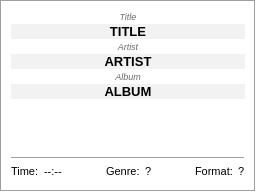
          <widget class="QStackedWidget" name="DisplayWidget">
           <property name="currentIndex">
            <number>1</number>
           </property>
           <widget class="QWidget" name="page">
            <layout class="QVBoxLayout" name="verticalLayout_3">
             <property name="spacing">
              <number>0</number>
             </property>
             <property name="leftMargin">
              <number>0</number>
             </property>
             <property name="topMargin">
              <number>0</number>
             </property>
             <property name="rightMargin">
              <number>0</number>
             </property>
             <property name="bottomMargin">
              <number>0</number>
             </property>
             <item>
              <widget class="QListWidget" name="listWidget">
               <property name="iconSize">
                <size>
                 <width>16</width>
                 <height>16</height>
                </size>
               </property>
              </widget>
             </item>
            </layout>
           </widget>
           <widget class="QWidget" name="page_2">
            <layout class="QVBoxLayout" name="verticalLayout_2">
             <property name="spacing">
              <number>0</number>
             </property>
             <property name="leftMargin">
              <number>0</number>
             </property>
             <property name="topMargin">
              <number>0</number>
             </property>
             <property name="rightMargin">
              <number>0</number>
             </property>
             <property name="bottomMargin">
              <number>0</number>
             </property>
             <item>
              <widget class="QFrame" name="PlayWindowFrame">
               <property name="palette">
                <palette>
                 <active>
                  <colorrole role="Base">
                   <brush brushstyle="SolidPattern">
                    <color alpha="255">
                     <red>255</red>
                     <green>255</green>
                     <blue>255</blue>
                    </color>
                   </brush>
                  </colorrole>
                  <colorrole role="Window">
                   <brush brushstyle="SolidPattern">
                    <color alpha="255">
                     <red>255</red>
                     <green>255</green>
                     <blue>255</blue>
                    </color>
                   </brush>
                  </colorrole>
                 </active>
                 <inactive>
                  <colorrole role="Base">
                   <brush brushstyle="SolidPattern">
                    <color alpha="255">
                     <red>255</red>
                     <green>255</green>
                     <blue>255</blue>
                    </color>
                   </brush>
                  </colorrole>
                  <colorrole role="Window">
                   <brush brushstyle="SolidPattern">
                    <color alpha="255">
                     <red>255</red>
                     <green>255</green>
                     <blue>255</blue>
                    </color>
                   </brush>
                  </colorrole>
                 </inactive>
                 <disabled>
                  <colorrole role="Base">
                   <brush brushstyle="SolidPattern">
                    <color alpha="255">
                     <red>255</red>
                     <green>255</green>
                     <blue>255</blue>
                    </color>
                   </brush>
                  </colorrole>
                  <colorrole role="Window">
                   <brush brushstyle="SolidPattern">
                    <color alpha="255">
                     <red>255</red>
                     <green>255</green>
                     <blue>255</blue>
                    </color>
                   </brush>
                  </colorrole>
                 </disabled>
                </palette>
               </property>
               <property name="autoFillBackground">
                <bool>true</bool>
               </property>
               <property name="frameShape">
                <enum>QFrame::Box</enum>
               </property>
               <property name="frameShadow">
                <enum>QFrame::Sunken</enum>
               </property>
               <layout class="QVBoxLayout" name="verticalLayout">
                <property name="spacing">
                 <number>2</number>
                </property>
                <item>
                 <widget class="QLabel" name="titleLabel">
                  <property name="palette">
                   <palette>
                    <active>
                     <colorrole role="WindowText">
                      <brush brushstyle="SolidPattern">
                       <color alpha="255">
                        <red>106</red>
                        <green>106</green>
                        <blue>106</blue>
                       </color>
                      </brush>
                     </colorrole>
                    </active>
                    <inactive>
                     <colorrole role="WindowText">
                      <brush brushstyle="SolidPattern">
                       <color alpha="255">
                        <red>106</red>
                        <green>106</green>
                        <blue>106</blue>
                       </color>
                      </brush>
                     </colorrole>
                    </inactive>
                    <disabled>
                     <colorrole role="WindowText">
                      <brush brushstyle="SolidPattern">
                       <color alpha="255">
                        <red>120</red>
                        <green>120</green>
                        <blue>120</blue>
                       </color>
                      </brush>
                     </colorrole>
                    </disabled>
                   </palette>
                  </property>
                  <property name="font">
                   <font>
                    <pointsize>7</pointsize>
                    <italic>true</italic>
                   </font>
                  </property>
                  <property name="text">
                   <string>Title</string>
                  </property>
                  <property name="alignment">
                   <set>Qt::AlignCenter</set>
                  </property>
                 </widget>
                </item>
                <item>
                 <widget class="QLabel" name="TitleLabel">
                  <property name="palette">
                   <palette>
                    <active>
                     <colorrole role="Base">
                      <brush brushstyle="SolidPattern">
                       <color alpha="255">
                        <red>242</red>
                        <green>242</green>
                        <blue>242</blue>
                       </color>
                      </brush>
                     </colorrole>
                     <colorrole role="Window">
                      <brush brushstyle="SolidPattern">
                       <color alpha="255">
                        <red>242</red>
                        <green>242</green>
                        <blue>242</blue>
                       </color>
                      </brush>
                     </colorrole>
                    </active>
                    <inactive>
                     <colorrole role="Base">
                      <brush brushstyle="SolidPattern">
                       <color alpha="255">
                        <red>242</red>
                        <green>242</green>
                        <blue>242</blue>
                       </color>
                      </brush>
                     </colorrole>
                     <colorrole role="Window">
                      <brush brushstyle="SolidPattern">
                       <color alpha="255">
                        <red>242</red>
                        <green>242</green>
                        <blue>242</blue>
                       </color>
                      </brush>
                     </colorrole>
                    </inactive>
                    <disabled>
                     <colorrole role="Base">
                      <brush brushstyle="SolidPattern">
                       <color alpha="255">
                        <red>242</red>
                        <green>242</green>
                        <blue>242</blue>
                       </color>
                      </brush>
                     </colorrole>
                     <colorrole role="Window">
                      <brush brushstyle="SolidPattern">
                       <color alpha="255">
                        <red>242</red>
                        <green>242</green>
                        <blue>242</blue>
                       </color>
                      </brush>
                     </colorrole>
                    </disabled>
                   </palette>
                  </property>
                  <property name="font">
                   <font>
                    <pointsize>10</pointsize>
                    <weight>75</weight>
                    <bold>true</bold>
                   </font>
                  </property>
                  <property name="autoFillBackground">
                   <bool>true</bool>
                  </property>
                  <property name="text">
                   <string>TITLE</string>
                  </property>
                  <property name="alignment">
                   <set>Qt::AlignCenter</set>
                  </property>
                  <property name="margin">
                   <number>5</number>
                  </property>
                 </widget>
                </item>
                <item>
                 <widget class="QLabel" name="artistLabel">
                  <property name="palette">
                   <palette>
                    <active>
                     <colorrole role="WindowText">
                      <brush brushstyle="SolidPattern">
                       <color alpha="255">
                        <red>106</red>
                        <green>106</green>
                        <blue>106</blue>
                       </color>
                      </brush>
                     </colorrole>
                    </active>
                    <inactive>
                     <colorrole role="WindowText">
                      <brush brushstyle="SolidPattern">
                       <color alpha="255">
                        <red>106</red>
                        <green>106</green>
                        <blue>106</blue>
                       </color>
                      </brush>
                     </colorrole>
                    </inactive>
                    <disabled>
                     <colorrole role="WindowText">
                      <brush brushstyle="SolidPattern">
                       <color alpha="255">
                        <red>120</red>
                        <green>120</green>
                        <blue>120</blue>
                       </color>
                      </brush>
                     </colorrole>
                    </disabled>
                   </palette>
                  </property>
                  <property name="font">
                   <font>
                    <pointsize>7</pointsize>
                    <italic>true</italic>
                   </font>
                  </property>
                  <property name="text">
                   <string>Artist</string>
                  </property>
                  <property name="alignment">
                   <set>Qt::AlignCenter</set>
                  </property>
                 </widget>
                </item>
                <item>
                 <widget class="QLabel" name="ArtistLabel">
                  <property name="palette">
                   <palette>
                    <active>
                     <colorrole role="Base">
                      <brush brushstyle="SolidPattern">
                       <color alpha="255">
                        <red>242</red>
                        <green>242</green>
                        <blue>242</blue>
                       </color>
                      </brush>
                     </colorrole>
                     <colorrole role="Window">
                      <brush brushstyle="SolidPattern">
                       <color alpha="255">
                        <red>242</red>
                        <green>242</green>
                        <blue>242</blue>
                       </color>
                      </brush>
                     </colorrole>
                    </active>
                    <inactive>
                     <colorrole role="Base">
                      <brush brushstyle="SolidPattern">
                       <color alpha="255">
                        <red>242</red>
                        <green>242</green>
                        <blue>242</blue>
                       </color>
                      </brush>
                     </colorrole>
                     <colorrole role="Window">
                      <brush brushstyle="SolidPattern">
                       <color alpha="255">
                        <red>242</red>
                        <green>242</green>
                        <blue>242</blue>
                       </color>
                      </brush>
                     </colorrole>
                    </inactive>
                    <disabled>
                     <colorrole role="Base">
                      <brush brushstyle="SolidPattern">
                       <color alpha="255">
                        <red>242</red>
                        <green>242</green>
                        <blue>242</blue>
                       </color>
                      </brush>
                     </colorrole>
                     <colorrole role="Window">
                      <brush brushstyle="SolidPattern">
                       <color alpha="255">
                        <red>242</red>
                        <green>242</green>
                        <blue>242</blue>
                       </color>
                      </brush>
                     </colorrole>
                    </disabled>
                   </palette>
                  </property>
                  <property name="font">
                   <font>
                    <pointsize>10</pointsize>
                    <weight>75</weight>
                    <bold>true</bold>
                   </font>
                  </property>
                  <property name="autoFillBackground">
                   <bool>true</bool>
                  </property>
                  <property name="text">
                   <string>ARTIST</string>
                  </property>
                  <property name="alignment">
                   <set>Qt::AlignCenter</set>
                  </property>
                  <property name="margin">
                   <number>5</number>
                  </property>
                 </widget>
                </item>
                <item>
                 <widget class="QLabel" name="albumLabel">
                  <property name="palette">
                   <palette>
                    <active>
                     <colorrole role="WindowText">
                      <brush brushstyle="SolidPattern">
                       <color alpha="255">
                        <red>106</red>
                        <green>106</green>
                        <blue>106</blue>
                       </color>
                      </brush>
                     </colorrole>
                    </active>
                    <inactive>
                     <colorrole role="WindowText">
                      <brush brushstyle="SolidPattern">
                       <color alpha="255">
                        <red>106</red>
                        <green>106</green>
                        <blue>106</blue>
                       </color>
                      </brush>
                     </colorrole>
                    </inactive>
                    <disabled>
                     <colorrole role="WindowText">
                      <brush brushstyle="SolidPattern">
                       <color alpha="255">
                        <red>120</red>
                        <green>120</green>
                        <blue>120</blue>
                       </color>
                      </brush>
                     </colorrole>
                    </disabled>
                   </palette>
                  </property>
                  <property name="font">
                   <font>
                    <pointsize>7</pointsize>
                    <italic>true</italic>
                   </font>
                  </property>
                  <property name="text">
                   <string>Album</string>
                  </property>
                  <property name="alignment">
                   <set>Qt::AlignCenter</set>
                  </property>
                 </widget>
                </item>
                <item>
                 <widget class="QLabel" name="AlbumLabel">
                  <property name="palette">
                   <palette>
                    <active>
                     <colorrole role="Base">
                      <brush brushstyle="SolidPattern">
                       <color alpha="255">
                        <red>242</red>
                        <green>242</green>
                        <blue>242</blue>
                       </color>
                      </brush>
                     </colorrole>
                     <colorrole role="Window">
                      <brush brushstyle="SolidPattern">
                       <color alpha="255">
                        <red>242</red>
                        <green>242</green>
                        <blue>242</blue>
                       </color>
                      </brush>
                     </colorrole>
                    </active>
                    <inactive>
                     <colorrole role="Base">
                      <brush brushstyle="SolidPattern">
                       <color alpha="255">
                        <red>242</red>
                        <green>242</green>
                        <blue>242</blue>
                       </color>
                      </brush>
                     </colorrole>
                     <colorrole role="Window">
                      <brush brushstyle="SolidPattern">
                       <color alpha="255">
                        <red>242</red>
                        <green>242</green>
                        <blue>242</blue>
                       </color>
                      </brush>
                     </colorrole>
                    </inactive>
                    <disabled>
                     <colorrole role="Base">
                      <brush brushstyle="SolidPattern">
                       <color alpha="255">
                        <red>242</red>
                        <green>242</green>
                        <blue>242</blue>
                       </color>
                      </brush>
                     </colorrole>
                     <colorrole role="Window">
                      <brush brushstyle="SolidPattern">
                       <color alpha="255">
                        <red>242</red>
                        <green>242</green>
                        <blue>242</blue>
                       </color>
                      </brush>
                     </colorrole>
                    </disabled>
                   </palette>
                  </property>
                  <property name="font">
                   <font>
                    <pointsize>10</pointsize>
                    <weight>75</weight>
                    <bold>true</bold>
                   </font>
                  </property>
                  <property name="autoFillBackground">
                   <bool>true</bool>
                  </property>
                  <property name="text">
                   <string>ALBUM</string>
                  </property>
                  <property name="alignment">
                   <set>Qt::AlignCenter</set>
                  </property>
                  <property name="margin">
                   <number>5</number>
                  </property>
                 </widget>
                </item>
                <item>
                 <spacer name="verticalSpacer_3">
                  <property name="orientation">
                   <enum>Qt::Vertical</enum>
                  </property>
                  <property name="sizeHint" stdset="0">
                   <size>
                    <width>20</width>
                    <height>40</height>
                   </size>
                  </property>
                 </spacer>
                </item>
                <item>
                 <widget class="QFrame" name="frame">
                  <property name="palette">
                   <palette>
                    <active>
                     <colorrole role="Midlight">
                      <brush brushstyle="SolidPattern">
                       <color alpha="255">
                        <red>245</red>
                        <green>245</green>
                        <blue>245</blue>
                       </color>
                      </brush>
                     </colorrole>
                    </active>
                    <inactive>
                     <colorrole role="Midlight">
                      <brush brushstyle="SolidPattern">
                       <color alpha="255">
                        <red>245</red>
                        <green>245</green>
                        <blue>245</blue>
                       </color>
                      </brush>
                     </colorrole>
                    </inactive>
                    <disabled>
                     <colorrole role="Midlight">
                      <brush brushstyle="SolidPattern">
                       <color alpha="255">
                        <red>245</red>
                        <green>245</green>
                        <blue>245</blue>
                       </color>
                      </brush>
                     </colorrole>
                    </disabled>
                   </palette>
                  </property>
                  <property name="frameShape">
                   <enum>QFrame::HLine</enum>
                  </property>
                  <property name="frameShadow">
                   <enum>QFrame::Raised</enum>
                  </property>
                 </widget>
                </item>
                <item>
                 <layout class="QHBoxLayout" name="horizontalLayout">
                  <item>
                   <widget class="QLabel" name="label_4">
                    <property name="font">
                     <font>
                      <pointsize>8</pointsize>
                      <italic>false</italic>
                     </font>
                    </property>
                    <property name="text">
                     <string>Time: </string>
                    </property>
                   </widget>
                  </item>
                  <item>
                   <widget class="QLabel" name="TimeLabel">
                    <property name="font">
                     <font>
                      <pointsize>8</pointsize>
                      <weight>50</weight>
                      <italic>false</italic>
                      <bold>false</bold>
                     </font>
                    </property>
                    <property name="text">
                     <string>--:--</string>
                    </property>
                   </widget>
                  </item>
                  <item>
                   <spacer name="horizontalSpacer">
                    <property name="orientation">
                     <enum>Qt::Horizontal</enum>
                    </property>
                    <property name="sizeHint" stdset="0">
                     <size>
                      <width>40</width>
                      <height>20</height>
                     </size>
                    </property>
                   </spacer>
                  </item>
                  <item>
                   <widget class="QLabel" name="label_5">
                    <property name="font">
                     <font>
                      <pointsize>8</pointsize>
                      <italic>false</italic>
                     </font>
                    </property>
                    <property name="text">
                     <string>Genre: </string>
                    </property>
                   </widget>
                  </item>
                  <item>
                   <widget class="QLabel" name="GenreLabel">
                    <property name="font">
                     <font>
                      <pointsize>8</pointsize>
                      <weight>50</weight>
                      <italic>false</italic>
                      <bold>false</bold>
                     </font>
                    </property>
                    <property name="text">
                     <string>?</string>
                    </property>
                   </widget>
                  </item>
                  <item>
                   <spacer name="horizontalSpacer_2">
                    <property name="orientation">
                     <enum>Qt::Horizontal</enum>
                    </property>
                    <property name="sizeHint" stdset="0">
                     <size>
                      <width>40</width>
                      <height>20</height>
                     </size>
                    </property>
                   </spacer>
                  </item>
                  <item>
                   <widget class="QLabel" name="label_7">
                    <property name="font">
                     <font>
                      <pointsize>8</pointsize>
                      <italic>false</italic>
                     </font>
                    </property>
                    <property name="text">
                     <string>Format: </string>
                    </property>
                   </widget>
                  </item>
                  <item>
                   <widget class="QLabel" name="FormatLabel">
                    <property name="font">
                     <font>
                      <pointsize>8</pointsize>
                      <weight>50</weight>
                      <italic>false</italic>
                      <bold>false</bold>
                     </font>
                    </property>
                    <property name="text">
                     <string>?</string>
                    </property>
                   </widget>
                  </item>
                 </layout>
                </item>
               </layout>
              </widget>
             </item>
            </layout>
           </widget>
          </widget>
